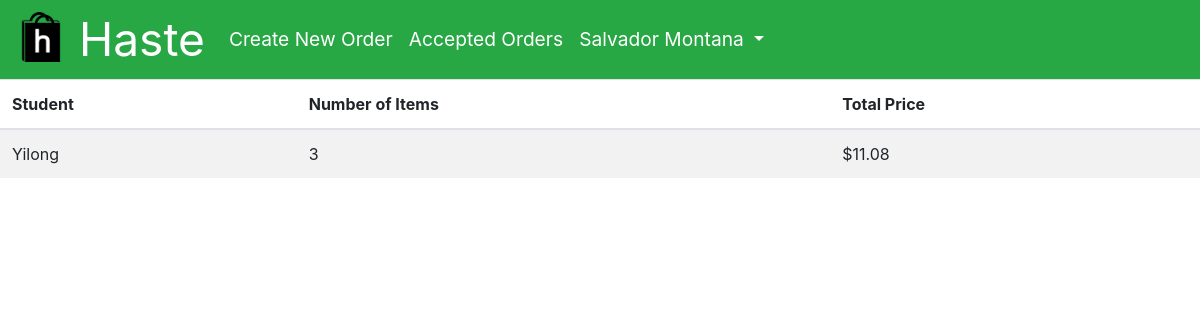
The app's page /home (signed in) with its own data.
### app/models.py (models this page shows, shortened)
class User(UserMixin, db.Model):
    id = db.Column(db.Integer, primary_key=True)
    phone = db.Column(db.String(10), index=True, unique=True)
    email = db.Column(db.String(128), index=True, unique=True)
    password_hash = db.Column(db.String(128))
    first_name = db.Column(db.String(48))
    last_name = db.Column(db.String(48))
    school = db.Column(db.String(128), index=True)
    orders = db.relationship('Order', foreign_keys='[Order.placed_by]', backref='author', lazy='dynamic', cascade="save-update")
    completed_orders = db.relationship('Order', foreign_keys='[Order.accepted_by]', backref='shopper', lazy='dynamic', cascade="save-update")
    balance = db.Column(db.Float, default=0)

class Order(db.Model):
    id = db.Column(db.Integer, primary_key=True)
    time_of_order = db.Column(db.DateTime, default=datetime.utcnow)
    placed_by = db.Column(db.Integer, db.ForeignKey('user.id'))
    accepted_by = db.Column(db.Integer, db.ForeignKey('user.id'))
    completed = db.Column(db.Boolean, default=False)
    contents = db.relationship('Content', backref='cart', lazy='dynamic', cascade="all, delete-orphan")

### app/main/routes.py (the view)
@bp.route('/home', methods=['GET', 'POST'])
@login_required
def home():
    orders = Order.query.filter(Order.accepted_by==None).order_by(desc(Order.time_of_order)).all()
    quantity_price = []
    for order in orders:
        quantity = Content.query.with_entities(func.sum(Content.quantity).label('total_q')).filter(Content.order_id==order.id)[0].total_q
        sum = get_total_price(order)
        quantity_price.append({'quantity': quantity, 'sum': sum})
    return render_template('home.html', rqp=zip(orders, quantity_price))

### app/main/routes.py (called while the page is built)
def get_total_price(order):
    price = db.engine.execute("SELECT ROUND(SUM(content.quantity * item.price), 2) as sum FROM content JOIN item ON content.item_id=item.id WHERE order_id=:val", {'val': order.id})
    sum = 0
    for row in price:
        sum = row['sum']
    return sum

### app/models.py (called while the page is built)
@login.user_loader
def load_user(id):
    return User.query.get(int(id))

### app/templates/home.html (shortened to what this page needs)
{% extends "base.html" %}
{% block content %}
<table id="order-feed" class="table table-striped table-hover">
    <thead>
        <tr>
            <th scope="col">Student</th>
            <th scope="col">Number of Items</th>
            <th scope="col">Total Price</th>
        </tr>
    </thead>
    <tbody>
        {% for order, qp in rqp %}
            <tr class='clickable-row' data-href="{{ url_for('main.order', id=order.id) }}">
                {% if current_user.id==order.placed_by %}
                <td>You (<a href="{{ url_for('main.delete_order', id=order.id) }}">delete</a>)</td>
                {% else %}
                <td scope="row">{{ order.author.first_name }}</td>
                {% endif %}
                <td scope="row">{{ qp['quantity'] }}</td>
                <td scope="row">{{ "$%.2f"|format(qp['sum']) }}</td>
            </tr>
        {% endfor %}
    </tbody>
</table>
{% endblock %}

### app/templates/base.html (shortened to what this page needs)
<!DOCTYPE html>
<html>
<head>
    <link href="https://stackpath.bootstrapcdn.com/bootstrap/4.1.3/css/bootstrap.min.css" rel="stylesheet">
    <link rel="stylesheet" type="text/css" href= "{{ url_for('static',filename='styles.css') }}">
</head>
<body>
    <nav class="navbar navbar-expand-lg navbar-dark bg-success">
        <a class="navbar-brand" href="{{ url_for('main.home') }}">
            <img src="{{ url_for('static',filename='logo.png') }}" width="50" height="50" alt="">
            Haste
        </a>
        <div class="collapse navbar-collapse" id="navbarSupportedContent">
            <ul class="navbar-nav mr-auto">
            <li class="nav-item active">
                <a class="nav-link" href="{{ url_for('main.new_order') }}">Create New Order<span class="sr-only">(current)</span></a>
            </li>
            <li class="nav-item active">
                    <a class="nav-link" href="{{ url_for('main.accepted_orders') }}">Accepted Orders<span class="sr-only">(current)</span></a>
            </li>
            <li class="nav-item dropdown">
                <a class="nav-link dropdown-toggle text-white" href="#" id="navbarDropdown" role="button" data-toggle="dropdown" aria-haspopup="true" aria-expanded="false">
                    {{ current_user.first_name }} {{ current_user.last_name }}
                </a>
            </li>
            </ul>
        </div>
    </nav>
    {% block content %}{% endblock %}
</body>

### app/static/styles.css (style rules this page uses)
.navbar { padding: 0 1rem; font-size: 1.2rem; }
.navbar-brand { font-size: 2.4em !important; }
nav img { position: relative !important; bottom: 6px !important; }

### records on screen
User: first_name "Salvador", last_name "Montana"
Order: author.first_name "Yilong", quantity "3", sum "$11.08"
